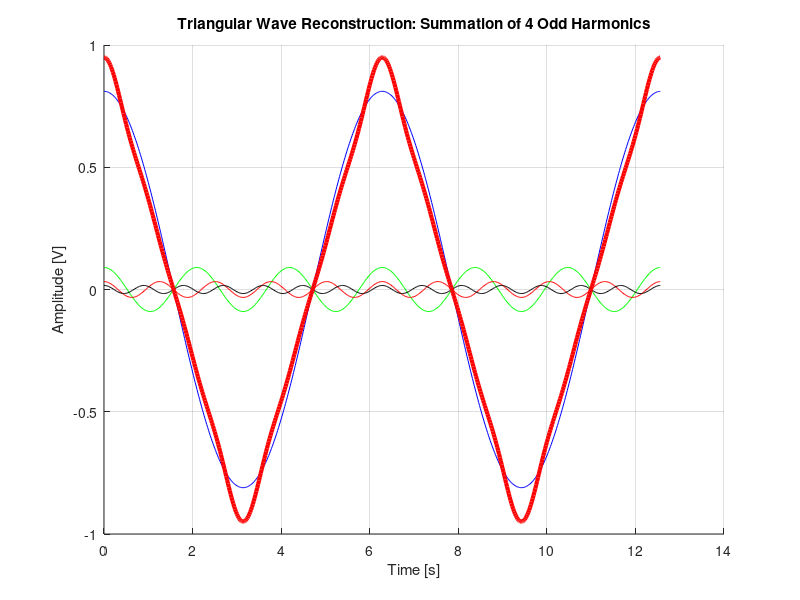

Recreate this plot in MATLAB.
%% PRACTICE 6.5. Fourier Series of a Triangular Wave

clc; close all; clear all;
A = 1; % Signal Amplitude [V]
t = 0:0.02:4*pi; % Time vector (spanning two fundamental periods)

% Superposition of the fundamental component and successive odd harmonics:
hold on; % Enable plot superposition
% Fundamental Frequency Component (n=1) (BLUE):
% Note the 1/pi^2 scaling factor characteristic of triangular waves.
y1 = (8*A / (pi^2)) * cos(t);
plot(t, y1, 'b'); xlabel('Time [s]'); ylabel('Amplitude [V]');
% First Odd Harmonic (n=3) (GREEN): Amplitude scales by 1/n^2 (1/9)
y2 = (8*A / (9*pi^2)) * cos(3*t);
plot(t, y2, 'g');
% Second Odd Harmonic (n=5) (RED): Amplitude scales by 1/n^2 (1/25)
y3 = (8*A / (25*pi^2)) * cos(5*t);
plot(t, y3, 'r');
% Third Odd Harmonic (n=7) (BLACK): Amplitude scales by 1/n^2 (1/49)
y4 = (8*A / (49*pi^2)) * cos(7*t);
plot(t, y4, 'k');
% RESULTANT SUM of the partial Fourier series (THICK RED): This represents the reconstructed triangular approximation.
y_sum = y1 + y2 + y3 + y4;
plot(t, y_sum, 'r', 'LineWidth', 3); 
title('Triangular Wave Reconstruction: Summation of 4 Odd Harmonics'); grid on;
